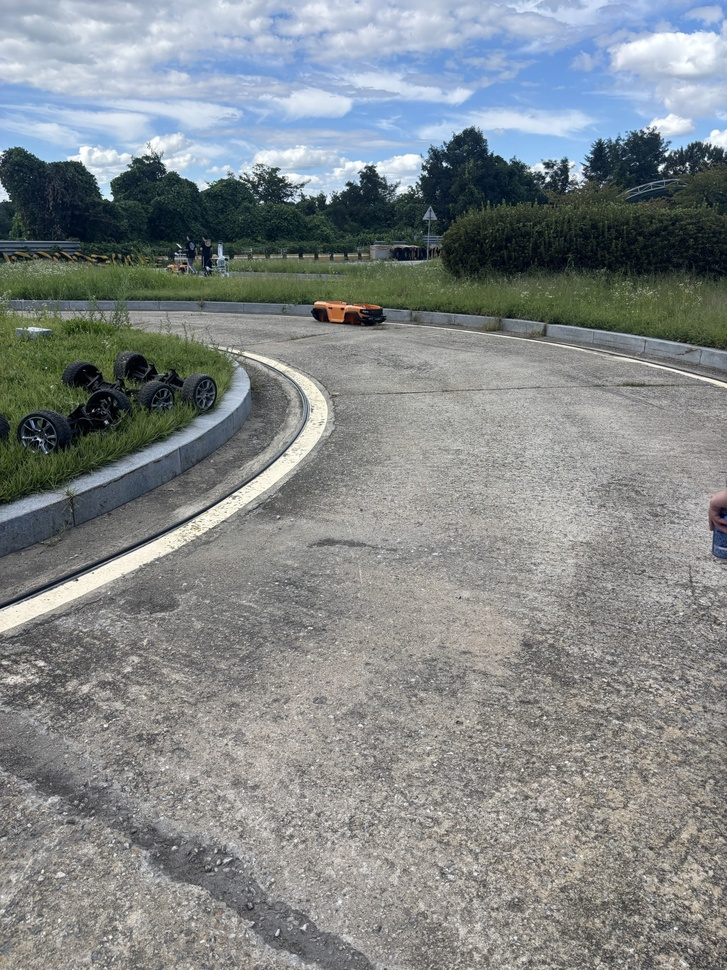
#> input picture autonomous_vision/dataset_obstacles/images/train/20260905_b_photos/P20260905_152037278_93276DFF-3BE9-4A27-9818-3C40CB02BA9C.jpg, 727 x 970 px, shrunk from 1440 x 1920 before the run
$ python -i stop_line.py   (imports and definitions only)
#> lines starting #> are read from the running program, lines starting #| are printed output that depends on the picture; after the words box and inside, x2 and y2 are one past the last pixel; in counts of white or black regions, pixels touching at a corner belong together
#> further down, picture is the input picture: shape (970, 727, 3); mean B, G, R 136.6, 135.6, 130.2
"""RGB candidate function copied from d435i_recorder.stop_line (Apache-2.0).
White transverse markings only; no distance or semantic accuracy claim.
"""
import cv2
import numpy as np


def candidates(bgr):
    height, width = bgr.shape[:2]
#> height = 970; width = 727
    top = int(height * .4)
#> top = 388
    hsv = cv2.cvtColor(bgr[top:], cv2.COLOR_BGR2HSV)
#> hsv: shape (582, 727, 3); mean H, S, V 33.5, 17.3, 142.4
    mask = cv2.inRange(hsv, (0, 0, 170), (179, 65, 255))
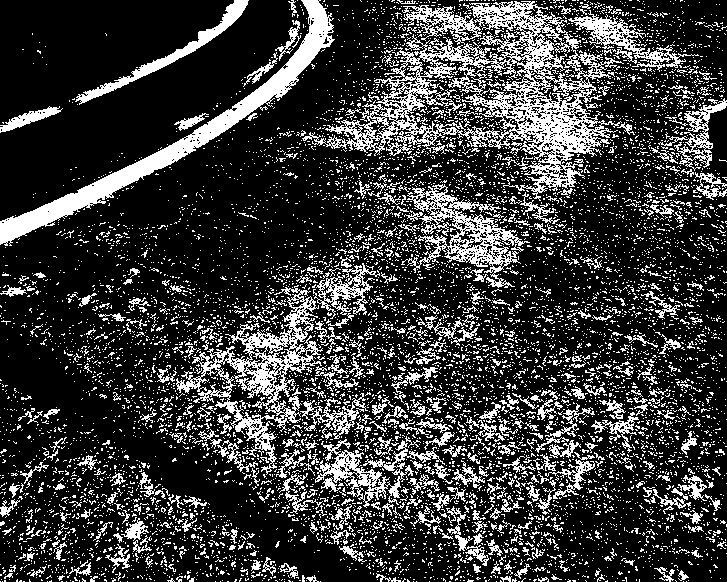
#> mask: shape (582, 727); 22.9% white in thin lines or dots
    mask = cv2.morphologyEx(mask, cv2.MORPH_CLOSE, np.ones((3, 9), np.uint8))
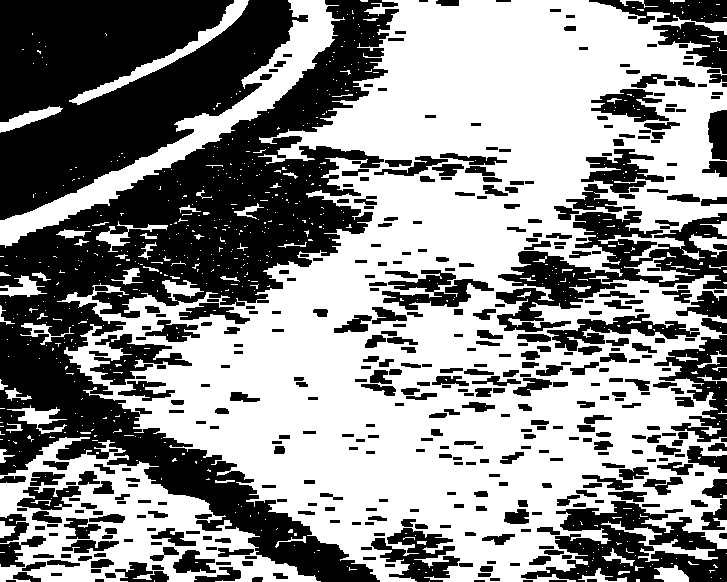
#> mask: shape (582, 727); 55.3% white; 439 black regions (1 under 20 px)
    contours, _ = cv2.findContours(mask, cv2.RETR_EXTERNAL, cv2.CHAIN_APPROX_SIMPLE)
#> contours = 611 contours, 568 with area under 20; largest, box (x1, y1, x2, y2) and area: (57, 0, 727, 582) 224235, (0, 437, 321, 582) 23877, (0, 0, 345, 248) 10024, (69, 0, 249, 105) 1776, (601, 521, 718, 562) 692
    boxes = []
    for contour in contours:
        x, y, w, h = cv2.boundingRect(contour)
        if w >= width * .3 and w / h >= 4:
            boxes.append([x, y + top, w, h])
#> this loop made 611 passes
#> (x, y, w, h) on passes 1, 4, 5: (429, 581, 1, 1), (720, 578, 1, 1), (711, 577, 1, 1)
#> after the loop, boxes = []
    return sorted(boxes)

>>> import cv2
>>> picture = cv2.imread('../../../../autonomous_vision/dataset_obstacles/images/train/20260905_b_photos/P20260905_152037278_93276DFF-3BE9-4A27-9818-3C40CB02BA9C.jpg')
>>> result = candidates(picture)
#> result = []

$ run again, on autonomous_vision/dataset_obstacles/images/train/20260905_b_photos/P20260905_152743213_19C8D57D-3657-49D2-AC47-329C67067DF6.jpg
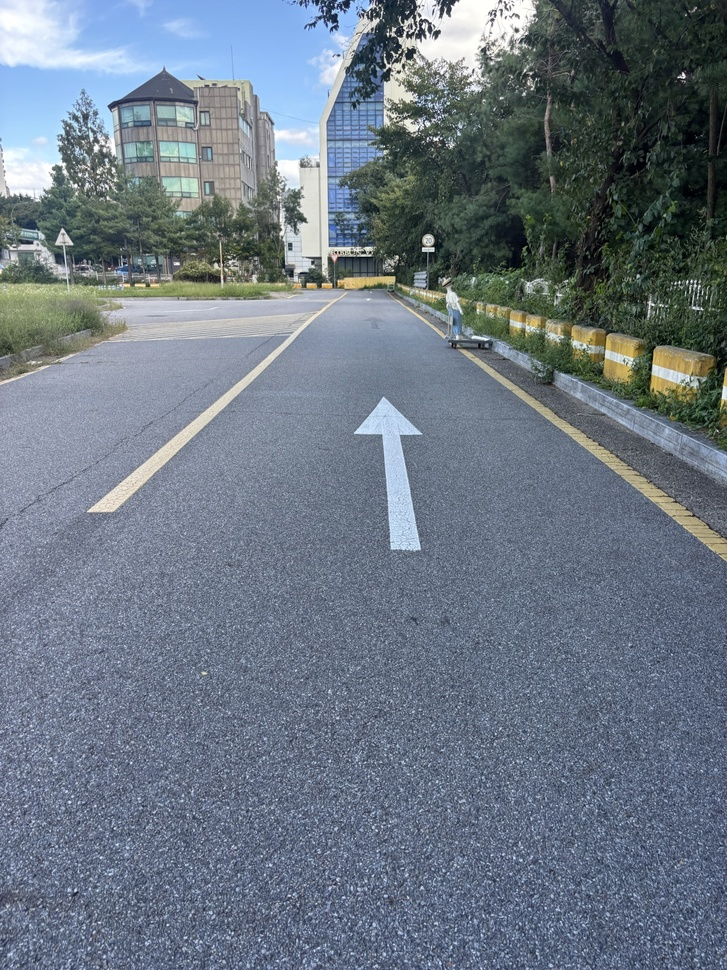
#> input picture autonomous_vision/dataset_obstacles/images/train/20260905_b_photos/P20260905_152743213_19C8D57D-3657-49D2-AC47-329C67067DF6.jpg, 727 x 970 px, shrunk from 1440 x 1920 before the run
#> picture is the input picture: shape (970, 727, 3); mean B, G, R 132.1, 119.3, 107.8
#> hsv: shape (582, 727, 3); mean H, S, V 107.9, 59.3, 137.7
#> in candidates, `mask = cv2.inRange(hsv, (0, 0, 170), (179, 65, 255))`:
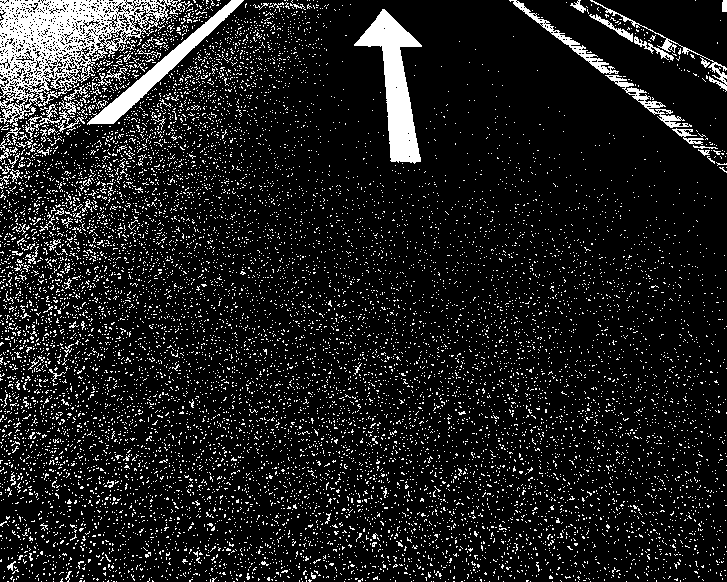
#> mask: shape (582, 727); 11.7% white; 12054 white regions (11968 under 20 px), largest, box (x1, y1, x2, y2) and area: (0, 0, 193, 127) 8950, (354, 9, 422, 164) 4081, (87, 0, 244, 125) 2517
#> in candidates, `mask = cv2.morphologyEx(mask, cv2.MORPH_CLOSE, np.ones((3, 9), np.uint..`:
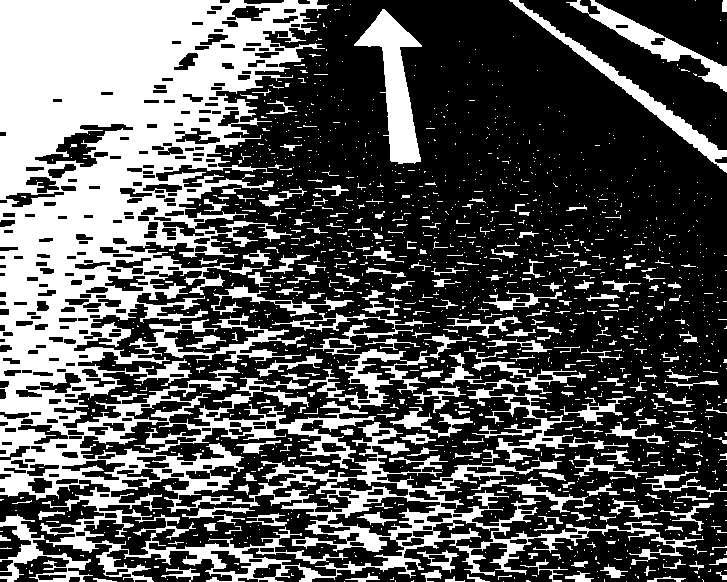
#> mask: shape (582, 727); 34.5% white; 1546 white regions (1303 under 20 px)
#> contours = 1477 contours, 1355 with area under 20; largest, box (x1, y1, x2, y2) and area: (0, 0, 704, 582) 135438, (354, 9, 422, 164) 3920, (272, 313, 472, 409) 2813, (509, 0, 727, 173) 2580, (440, 350, 629, 463) 2432
#> the loop in candidates, `for contour in contours:` made 1477 passes
#> (x, y, w, h) on passes 1 to 3: (626, 581, 1, 1), (503, 581, 1, 1), (344, 581, 1, 1)
#> after the loop in candidates, `for contour in contours:`: boxes = []
